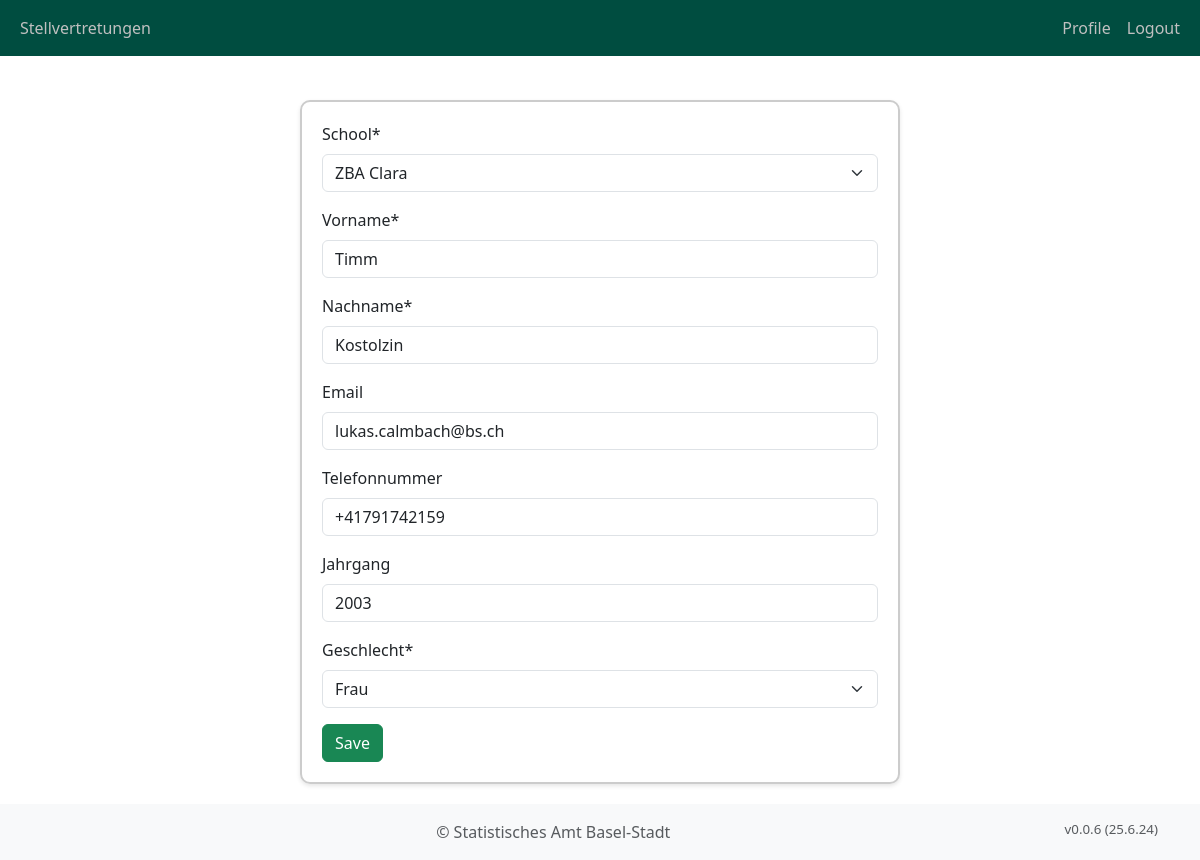
Screenshot of /school_management/teachers/4/edit/ (signed in) with the database file from the repository.
### school_management/models.py (models this page shows, shortened)
class Person(models.Model):
    user = models.OneToOneField(User, on_delete=models.CASCADE, blank=True, null=True)
    school = models.ForeignKey(
        School, on_delete=models.CASCADE, related_name="school_persons", default=1
    )
    teacherid = models.IntegerField(verbose_name="Lehrer-ID", blank=True, null=True)
    first_name = models.CharField(max_length=255, verbose_name="Vorname")
    last_name = models.CharField(max_length=255, verbose_name="Nachname")
    email = models.EmailField(verbose_name="Email", blank=True)
    phone_number = models.CharField(
        max_length=20, verbose_name="Telefonnummer", blank=True
    )
    year_of_birth = models.CharField(
        max_length=255, verbose_name="Jahrgang", blank=True
    )
    username = models.CharField(max_length=255, verbose_name="Benutzername", blank=True)
    is_teacher = models.BooleanField(verbose_name="LehrerIn", default=False)
    is_candidate = models.BooleanField(
        verbose_name="KandidatIn für Stellvertretung", default=False
    )
    is_manager = models.BooleanField(
        verbose_name="Leitung/Administration", default=False
    )
    available_from_date = models.DateField(
        verbose_name="Verfügbar ab", blank=True, null=True
    )
    available_to_date = models.DateField(
        verbose_name="Verfügbar ab", blank=True, null=True
    )
    availability_mo_am = models.BooleanField(
        verbose_name="Montag Vormittag", default=False
    )
    availability_tu_am = models.BooleanField(
        verbose_name="Dienstag Vormittag", default=False
    )
    availability_we_am = models.BooleanField(
        verbose_name="Mittwoch Vormittag", default=False
    )
    availability_th_am = models.BooleanField(
        verbose_name="Donnerstag Vormittag", default=False
    )
    availability_fr_am = models.BooleanField(
        verbose_name="Freitag Vormittag", default=False
    )
    availability_mo_pm = models.BooleanField(
        verbose_name="Montag Nachmittag", default=False
    )
    availability_tu_pm = models.BooleanField(
        verbose_name="Dienstag Nachmittag", default=False
    )
    availability_we_pm = models.BooleanField(
        verbose_name="Mittwoch Nachmittag", default=False
    )
    availability_th_pm = models.BooleanField(
        verbose_name="Donnerstag Nachmittag", default=False
    )
    availability_fr_pm = models.BooleanField(
        verbose_name="Freitag Nachmittag", default=False
    )
    availability_comment = models.TextField(
        max_length=500, verbose_name="Bemerkungen zur Verfügbarkeit", blank=True
    )
    gender = models.ForeignKey(
        "Gender", on_delete=models.CASCADE, verbose_name="Geschlecht", default=1
    )
    description = models.TextField(
        max_length=500, verbose_name="Bemerkungen", blank=True
    )
    subjects = models.ManyToManyField(
        "Subject", related_name="person_subjects", blank=True
    )  # Many-to-many relationship
    class Meta:
        verbose_name = "Person"
        verbose_name_plural = "Personen"
        ordering = ["last_name", "first_name"]

### school_management/views.py (the view)
# urls.py: path("teachers/<int:pk>/edit/", TeacherEditView.as_view(), name="teacher_edit"),
class TeacherEditView(LoginRequiredMixin, UpdateView):
    model = Teacher
    form_class = TeacherForm
    template_name = "school_management/teacher_edit.html"
    success_url = reverse_lazy("teacher_list")

### school_management/forms.py
class TeacherForm(forms.ModelForm):
    class Meta:
        model = Teacher
        fields = [
            "school",
            "first_name",
            "last_name",
            "email",
            "phone_number",
            "year_of_birth",
            "gender",
        ]

### school_management/models.py (called while the page is built)
    def __str__(self):
        return self.name

    def __str__(self):
        return self.name

    def get_queryset(self):
        return super().get_queryset().filter(is_teacher=True)

### school_management/templatetags/user_tags.py (called while the page is built)
@register.filter(name='is_in_group')
def is_in_group(user, group_name):
    if user.is_authenticated:
        return user.groups.filter(name=group_name).exists()
    return False

### templates/school_management/teacher_edit.html
{% extends "base.html" %} {% block content %} {% load crispy_forms_tags %}
{% load static %}
<div class="col-md-6 offset-md-3">
  <div class="form-container">
    <form method="post" enctype="multipart/form-data">
      {% csrf_token %} {{ form|crispy }}
      <button type="submit" class="btn btn-success">Save</button>
    </form>
  </div>
</div>
{% endblock %}

### static/css/styles.css (style rules this page uses)
.form-container { width: 100%; margin: 20px auto; border: 2px solid #ccc; padding: 20px; border-radius: 10px; box-shadow: 0 2px 4px rgba(0,0,0,0.1); }

### rows the page displays
Person: school "ZBA Clara", first_name "Timm", last_name "Kostolzin", email "lukas.calmbach@bs.ch", phone_number "+41791742159", year_of_birth "2003", gender "Frau"
